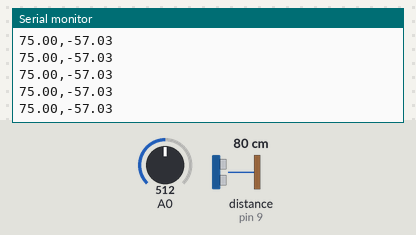
This sketch was run on a simulated Arduino Uno, built with avr-gcc and run on an emulated ATmega328P. On the bench: the last lines printed to the serial monitor. Wiring (inferred from the names in the program): ultrasonic range finder: trigger pin 8; echo pin 9. Inputs (shaded band) come from the test bench; at power-on: A0 = 512, distance to the obstacle (sensor on pin 9) 80 cm. The echo pulse lasts 58.3 µs per cm.

Above: at 4.2 s.
4.3 s: A0 set to 632
At 5.1 s:
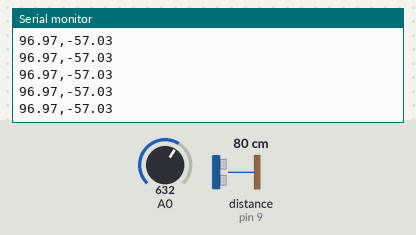
5.8 s: A0 set to 661
At 6.4 s:
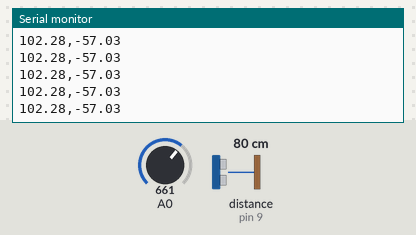
Timing chart, 0 to 8.8 s (numbered marks = the images above; inputs shaded):
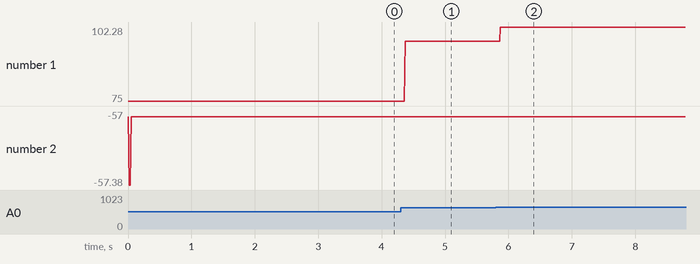

Measured:
- after the input at 4.3 s, the serial monitor: prints a new line after 0.07 s (image 1)
- after the input at 5.8 s, the serial monitor: prints a new line after 0.07 s (image 2)
- plotted number 1: 75 → 96.97 after the input at 4.3 s, 96.97 → 102.28 after the input at 5.8 s

The sketch:

sensing_distance_arduino.ino
```cpp
#define trig 8
#define echo 9

unsigned long duration;
double old_distance, new_distance, distance;

void setup() {
  Serial.begin(9600);
  pinMode(trig, OUTPUT);
  pinMode(echo, INPUT);
}


void loop() {
  digitalWrite(trig, LOW);
  digitalWrite(echo, LOW);
  delayMicroseconds(2);
  digitalWrite(trig, HIGH);
  delayMicroseconds(10);
  digitalWrite(trig, LOW);
  duration = pulseIn(echo, HIGH);
  double value = analogRead(A0);

  distance = 18.5 - (duration / 29.0 / 2.0 - 4.57);
  new_distance = distance;

  if ((new_distance < (old_distance - 0.05)) || (new_distance > (old_distance + 0.05))) {
    old_distance = new_distance;
  }

  Serial.print(((value * 5) / 1024 - 0.5) * 37.5);
  Serial.print(",");
  Serial.println(old_distance);
}
```
